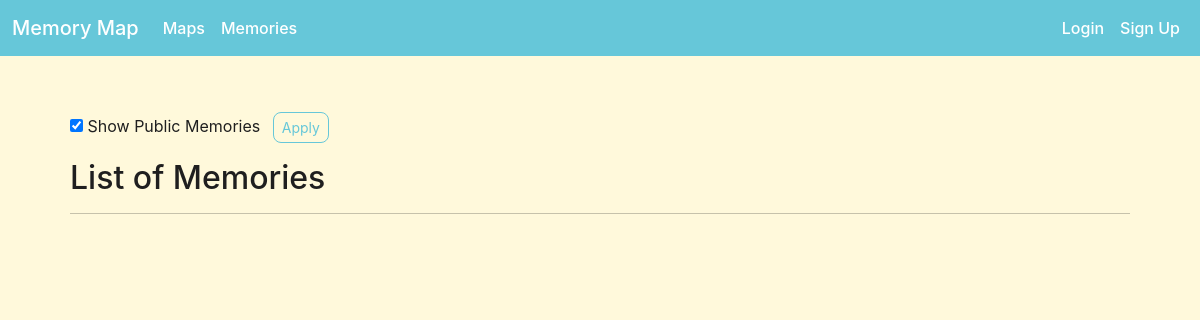
Page /memories/memories/ on the earlier database version.
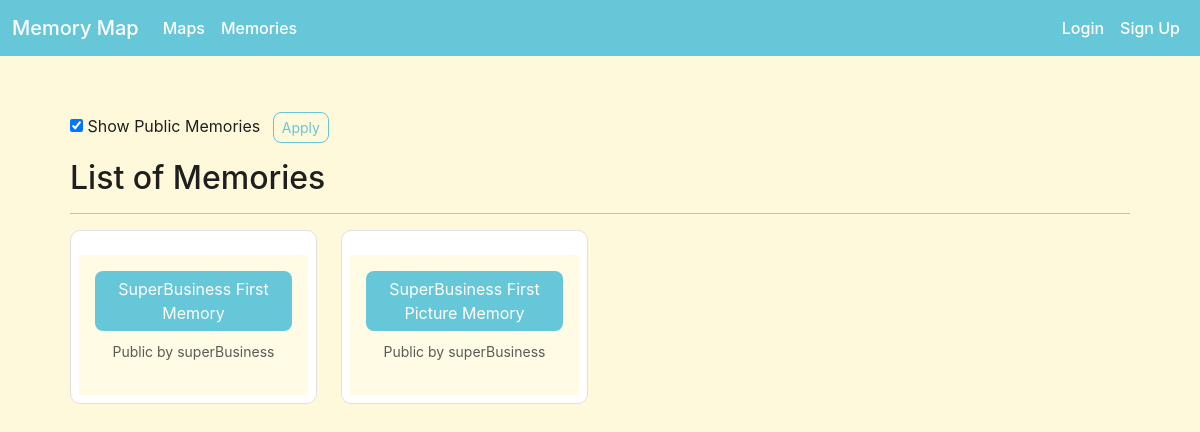
Same page on the later database version.
### memories/models.py (models this page shows, shortened)
class Memory(models.Model):
    id = models.AutoField(primary_key=True)
    title = models.CharField(max_length=255)
    date = models.DateField()
    description = models.TextField()
    latitude = models.FloatField(default=0.0)
    longitude = models.FloatField(default=0.0)
    is_public = models.BooleanField(default=False)
    business_label = models.CharField(max_length=255, blank=True)
    image = models.ImageField(upload_to='memory_images/', default='memory_images/memory.jpg')
    owner = models.ForeignKey(settings.AUTH_USER_MODEL, on_delete=models.CASCADE, null=True)

### memories/views.py (the view)
# urls.py: path('', views.index, name='home.index'),
def index(request):
    template_data = {'title': 'Memories'}
    if request.user.is_authenticated:
        user_memories = Memory.objects.filter(owner=request.user)
        show_public = request.GET.get('public', '1') == '1'
        public_memories = Memory.objects.filter(is_public=True).exclude(owner=request.user) if show_public else []
        template_data['memories'] = list(user_memories) + list(public_memories)
        template_data['show_public'] = show_public
    else:
        template_data['memories'] = Memory.objects.filter(is_public=True)
        template_data['show_public'] = True
    return render(request, 'memories/index.html', {'template_data': template_data})

### memories/templates/memories/index.html (shortened to what this page needs)
{% extends 'base.html' %}
{% block content %}
{% load static %}
<div class="p-3">
  <div class="container">
    <div class="row mt-3">
      <div class="col mx-auto mb-3">
          <form method="get" class="mb-3">
            <label>
                <input type="checkbox" name="public" value="1" {% if template_data.show_public %}checked{% endif %}>
                Show Public Memories
            </label>
            <button type="submit" class="btn btn-sm btn-outline-secondary ms-2">Apply</button>
          </form>
          <h2>List of Memories</h2>
        <hr />
        <div class="row">
          {% for memory in template_data.memories %}
          <div class="col-md-4 col-lg-3 mb-2">
            <div class="p-2 card align-items-center pt-4">
              <div class="card-body text-center">
                <a href="{% url 'memories.show' id=memory.id %}"
                class="btn bg-dark text-white">
                {{ memory.title }}
              </a>
                  {% if memory.is_public %}
                  <p class="text-muted mt-2"><small>Public by {{ memory.business_label }}</small></p>
                  {% else %}
                  <p class="text-muted mt-2"><small>Private</small></p>
                  {% endif %}
              </div>
            </div>
          </div>
          {% endfor %}
        </div>
      </div>
    </div>
</div>
{% endblock content %}

### templates/base.html (shortened to what this page needs)
<!DOCTYPE html>
<html lang="en">
<head>
    {% load static %}
    <link href="https://cdn.jsdelivr.net/npm/bootstrap@5.3.0/dist/css/bootstrap.min.css" rel="stylesheet">
    <link rel="stylesheet" href="{% static 'css/base.css' %}">
</head>
<body>
    <nav class="navbar navbar-expand-lg navbar-light bg-light">
        <div class="container-fluid">
            <a class="navbar-brand" href="{% url 'home.index' %}">Memory Map</a>
            <div class="collapse navbar-collapse" id="navbarNav">
                <ul class="navbar-nav me-auto">
                    <li class="nav-item">
                        <a class="nav-link" href="{% url 'maps' %}">Maps</a>
                    </li>
                    <li class="nav-item">
                        <a class="nav-link" href="{% url 'memories' %}">Memories</a>
                    </li>
                </ul>
                <ul class="navbar-nav ms-auto">
                    {% if user.is_authenticated %}
                    <li class="nav-item">
                        <span class="nav-link disabled">
  Welcome, {{ user.username }}{% if user.business %} (Business){% endif %}
</span>
                    </li>
                    <li class="nav-item">
                        <a class="nav-link" href="{% url 'accounts:logout' %}">Logout</a>
                    </li>
                    {% else %}
                    <li class="nav-item">
                        <a class="nav-link" href="{% url 'accounts:login' %}">Login</a>
                    </li>
                    <li class="nav-item">
                        <a class="nav-link" href="{% url 'accounts:signup' %}">Sign Up</a>
                    </li>
                    {% endif %}
                </ul>
            </div>
        </div>
    </nav>
    <div class="container mt-4">
        {% block content %}{% endblock %}
    </div>
</body>
</html>

### static/css/base.css (style rules this page uses)
body { font-family: 'Inter', sans-serif; background-color: #FFF9DB; color: #1f1f1f; margin: 0; padding: 0; }
a { text-decoration: none; }
.navbar { background-color: #66C7D9 !important; }
.navbar-brand, .nav-link { color: white !important; font-weight: 500; }
.btn { border-radius: 8px; }
.btn.bg-dark { background-color: #66C7D9 !important; border: none; }
.btn-outline-secondary { color: #66C7D9; border-color: #66C7D9; }
.card { border: 1px solid #e0e0e0; transition: box-shadow 0.3s ease; border-radius: 10px; }
.card-body { background-color: #fffbe5; }

Differences in the rows shown:
added Memory: title "SuperBusiness First Memory", business_label "superBusiness"
added Memory: title "SuperBusiness First Picture Memory", business_label "superBusiness"
